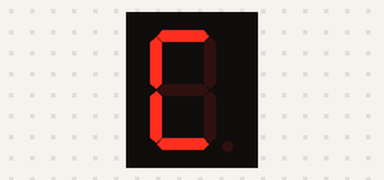
This sketch was run on a simulated Arduino Uno, built with avr-gcc and run on an emulated ATmega328P. On the bench: 1-digit seven-segment display. Wiring (inferred from the names in the program): 1-digit 7-segment display, segments lit when HIGH: segments pin 6, pin 7, pin 8, pin 9, pin 10, pin 12, pin 11. The segment pins are drawn as the display they are named for.

Above: at 0.1 s.
At 1.1 s:
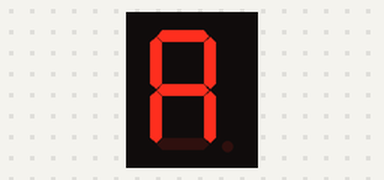
At 2.1 s:
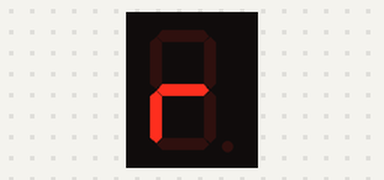
At 3.1 s:
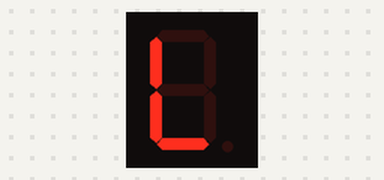
At 4.1 s:
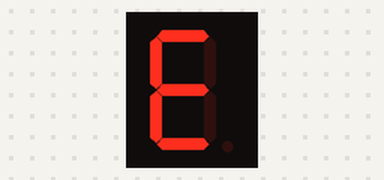
At 5.1 s:
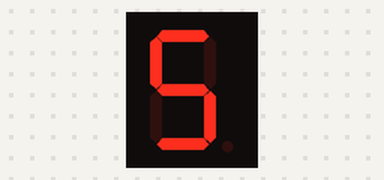

The sketch:

Cruilla_de_semafors-P1.ino
```cpp
/**********************************************************************************
**                                                                               **
**                              Array de 8 LEDs                                  **
**                                                                               **
**                                                                               **
**********************************************************************************/
//********** Includes *************************************************************
//********** Variables ************************************************************
const int G = 11;
const int F = 12;          // donar nom al pin 5 de l’Arduino
const int E = 10;          // donar nom al pin 6 de l’Arduino
const int D = 9;          // donar nom al pin 7 de l’Arduino
const int C = 8;          // donar nom al pin 8 de l’Arduino
const int B = 7;          // donar nom al pin 9 de l’Arduino
const int A = 6;         // donar nom al pin 10 de l’Arduino

unsigned int temps = 1000;
//********** Setup ****************************************************************
void setup()
{
  pinMode(12, OUTPUT);
  pinMode(11, OUTPUT);
  pinMode(10, OUTPUT);
  pinMode(9, OUTPUT);
  pinMode(8, OUTPUT);
  pinMode(7, OUTPUT);
  pinMode(6, OUTPUT);
}
//********** Loop ****************************************************************
void loop()

{
  //lletra C
  digitalWrite(A, HIGH);
  digitalWrite(B, LOW);
  digitalWrite(C, LOW);
  digitalWrite(D, HIGH);
  digitalWrite(E, HIGH);
  digitalWrite(F, HIGH);
  digitalWrite(G, LOW);
  delay(temps);

  //lletra A
  digitalWrite(A, HIGH);
  digitalWrite(B, HIGH);
  digitalWrite(C, HIGH);
  digitalWrite(D, LOW);
  digitalWrite(E, HIGH);
  digitalWrite(F, HIGH);
  digitalWrite(G, HIGH);
  delay(temps);

  //lletra R
  digitalWrite(A, LOW);
  digitalWrite(B, LOW);
  digitalWrite(C, LOW);
  digitalWrite(D, LOW);
  digitalWrite(E, HIGH);
  digitalWrite(F, LOW);
  digitalWrite(G, HIGH);
  delay(temps);

  //lletra L
  digitalWrite(A, LOW);
  digitalWrite(B, LOW);
  digitalWrite(C, LOW);
  digitalWrite(D, HIGH);
  digitalWrite(E, HIGH);
  digitalWrite(F, HIGH);
  digitalWrite(G, LOW);
  delay(temps);

  //lletra E
  digitalWrite(A, HIGH);
  digitalWrite(B, LOW);
  digitalWrite(C, LOW);
  digitalWrite(D, HIGH);
  digitalWrite(E, HIGH);
  digitalWrite(F, HIGH);
  digitalWrite(G, HIGH);
  delay(temps);

  //lletra S
  digitalWrite(A, HIGH);
  digitalWrite(B, LOW);
  digitalWrite(C, HIGH);
  digitalWrite(D, HIGH);
  digitalWrite(E, LOW);
  digitalWrite(F, HIGH);
  digitalWrite(G, HIGH);
  delay(temps);

}

//********** Funcions *************************************************************
```

Measured:
- by itself, everything shown: repeats every 6.0 s, in 6 steps
- what the display in image 1 shows lasts 1.0 s, from 1.0 s to 2.0 s
